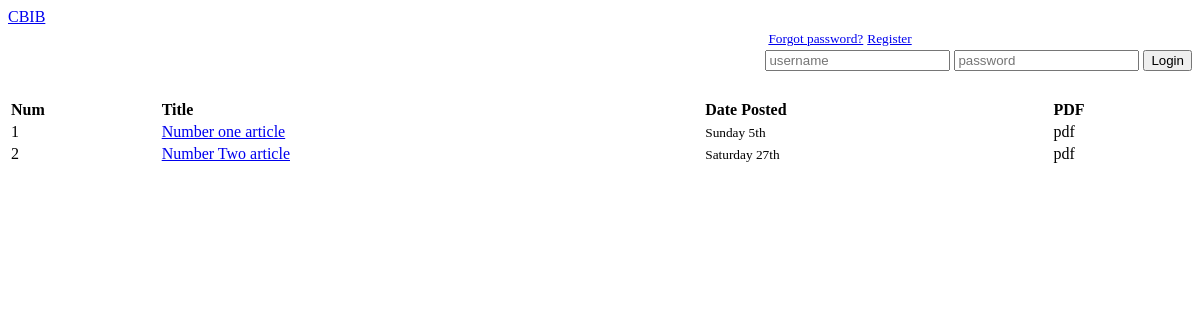
Page /home.php on the earlier database version.
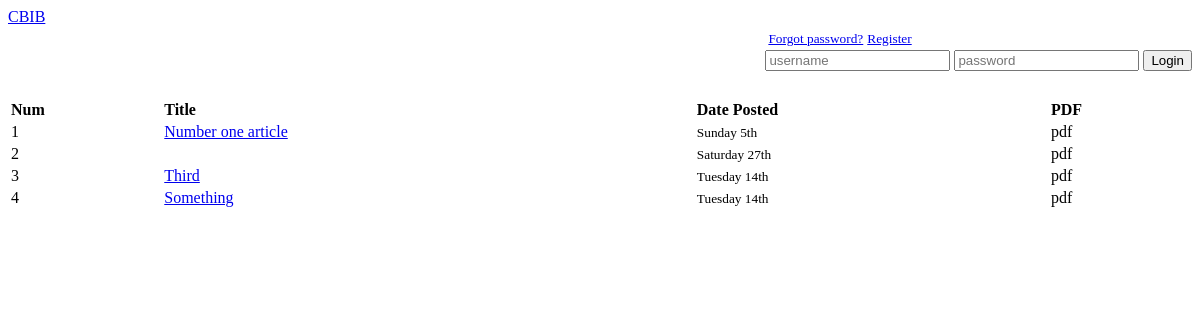
Same page on the later database version.
### tables this page shows
CREATE TABLE IF NOT EXISTS `articles` (
  `article_id` int(11) NOT NULL AUTO_INCREMENT,
  `article_title` varchar(255) NOT NULL,
  `article_author` varchar(255) NOT NULL,
  `article_content` text NOT NULL,
  `article_timestamp` int(11) NOT NULL,
  PRIMARY KEY (`article_id`)
);

### includes/article.php (called while the page is built, shortened)
<?php
class Article{
    public function fetch_all(){
        global $pdo;
        $query = $pdo->prepare("SELECT * FROM articles");
            $query->execute();
        return $query->fetchall();
    }
}
?>

### home.php (the view, shortened to what this page needs)
<!DOCTYPE html>
<html>
   <head>
   </head>
   <body>
      <div class ="container">
         <a href="home.php" id = "logo">CBIB</a>
      </div>
   </body>
</html>
<?php
   include_once('includes/connection.php');
   include_once('includes/article.php');
   $article = new Article;
   $articles = $article->fetch_all();
   $rcounter = 0;
   $rcounter2 = 0;
   if (isset($_SESSION['logged_in']) && $_SESSION['logged_in']){
       $user = $_SESSION['name'];
       ?>
<div style="float: right;">
   <table cellspacing="30">
      <tr>
         <td ><b>Hi <?php echo $user;?>!</b></td>
         <td><a href="logout">logout</a></td>
      </tr>
   </table>
</div>
<br><br><br><br>
<div>
    <b><a href="includes/add.php">Add article &lowast;</a></b>
    <br><br>
    <table style="width:100%">
  <tr>
    <th style="text-align: left;">Num</th>
    <th style="text-align: left;">Title</th>
    <th style="text-align: left;">Date Posted</th>
    <th style="text-align: left;"></th>
  </tr>
 <?php foreach ($articles as $article){ ?>
       <?php if ($article['article_author']== $user){$rcounter2++;?>
       <tr>
    <td><?php echo $rcounter2; ?></td>
    <td><a href ="article.php?id=<?php echo $article['article_id'];?>"><?php echo $article['article_title'];?></a></td>
    <td><small><?php echo date('l jS',$article['article_timestamp']) ?></small></td>
    <td><a href="includes/edit.php?edit=<?php echo $article['article_id'];?>">Edit</a></td>
    <td><a href="includes/delete.php?edit=<?php echo $article['article_id'];?>">Delete</a></td>
     </tr>
      <?php }} ?>
    </table>
</div>
<?php
   } else {
       ?>
<div style="float: right">
   <table>
      <tr>
         <td><small><a href="#">Forgot password?</a></small> <small><a href="#">Register</a></small>
      </tr>
   </table>
   <form action= "home.php" method = "post" style="float:right">
      <input type="text" name="username" placeholder="username">
      <input type="password" name="password" placeholder="password" />
      <input type="submit" Value="Login"/>
   </form>
</div>
<table style="width:100%">
  <tr>
    <th style="text-align: left;">Num</th>
    <th style="text-align: left;">Title</th>
    <th style="text-align: left;">Date Posted</th>
    <th style="text-align: left;">PDF</th>
  </tr>
 <?php foreach ($articles as $article){ $rcounter++;?>
       <tr>
    <td><?php echo $rcounter; ?></td>
    <td><a href ="article.php?id=<?php echo $article['article_id'];?>"><?php echo $article['article_title'];?></a></td>
    <td><small><?php echo date('l jS',$article['article_timestamp']) ?></small></td>
    <td>pdf</td>
     </tr>
      <?php }?>
    </table>
<?php
 }
   ?>

Differences in the rows shown:
changed articles "Saturday 27th": article_title "Number Two article" → (not shown)
added articles: article_title "Third", article_timestamp "Tuesday 14th"
added articles: article_title "Something", article_timestamp "Tuesday 14th"
